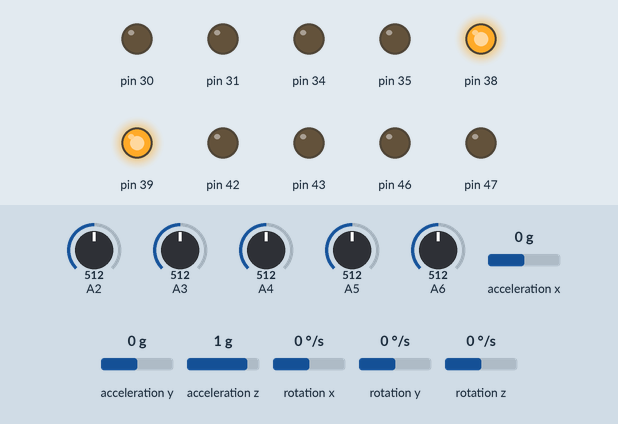
A sketch run on a simulated Arduino Mega 2560, built with avr-gcc and run on an emulated ATmega2560. Shown: output pins drawn as LEDs (lit = HIGH). The inputs (shaded band) are chosen by the test bench; at power-on: A2 = 512, A3 = 512, A4 = 512, A5 = 512, A6 = 512, acceleration x 0 g, acceleration y 0 g, acceleration z 1 g, rotation x 0 °/s, rotation y 0 °/s, rotation z 0 °/s. What the sketch prints to the serial monitor is not drawn.

Above: at 3.66 s.
At 3.94 s:
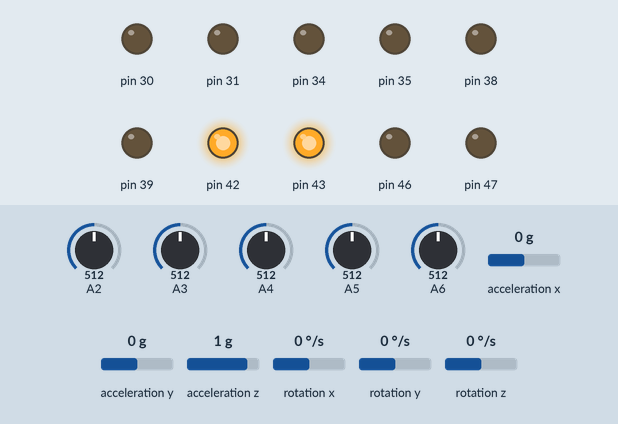
At 4.5 s:
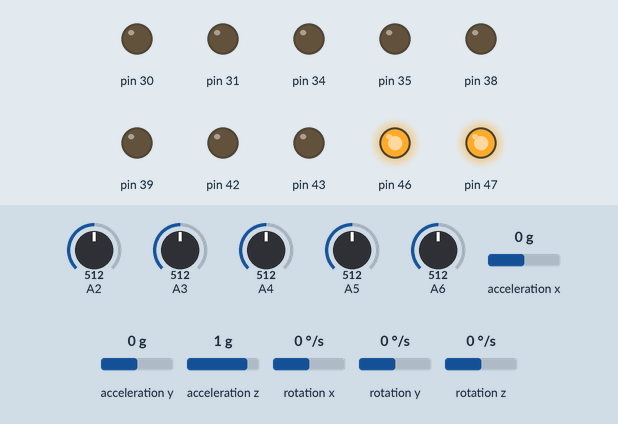
At 4.9 s:
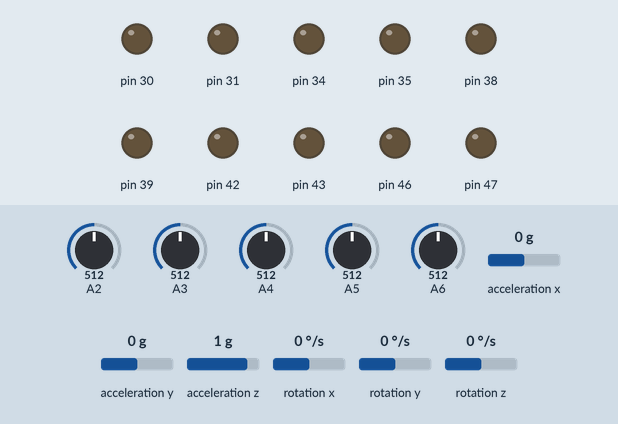
At 6.17 s:
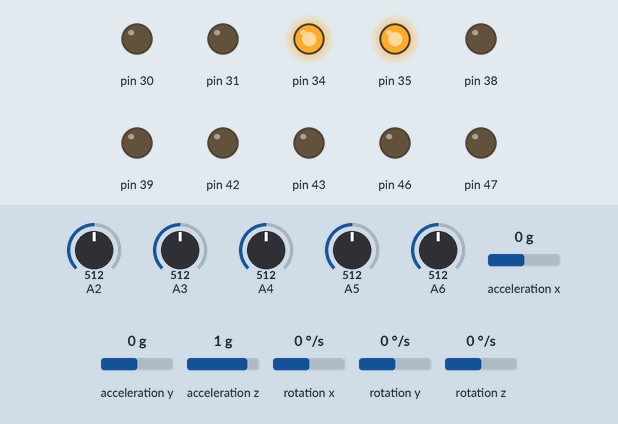
At 7.27 s:
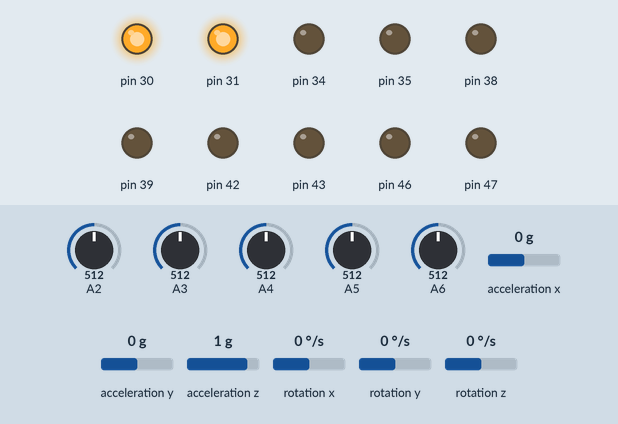
Timing chart, 0 to 7.7 s (numbered marks = the images above):
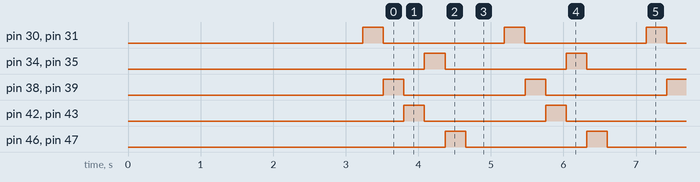

Measured:
- by itself, pin 30, pin 31, pin 34, pin 35, pin 38, pin 39, pin 42, pin 43, pin 46, pin 47: alternates HIGH for 0.28 s and LOW for 1.7 s
- by itself, everything shown: repeats every 2.0 s, in 6 steps

The sketch:

sensorDebug.ino
```cpp
#include <MPU6050_tockn.h>
#include <Wire.h>

MPU6050 mpu6050(Wire); //address 0X68 I believe

float p0,p1,p2,p3,p4,p5;

void setup() {
  Serial.begin(9600);
  Wire.begin();
  Serial.println("= Sensor Debug =");
  delay(100);
  mpu6050.begin();
  mpu6050.calcGyroOffsets(false);
  Serial.println("= Good Luck!!! =");
  delay(100);
  pinMode(30,OUTPUT);pinMode(31,OUTPUT);
  pinMode(34,OUTPUT);pinMode(35,OUTPUT);
  pinMode(38,OUTPUT);pinMode(39,OUTPUT);
  pinMode(42,OUTPUT);pinMode(43,OUTPUT);
  pinMode(46,OUTPUT);pinMode(47,OUTPUT);
}

void loop() {
  Serial.println("=====================");
  mpu6050.update();
  Serial.print("  rotate: ");
  p0=shoulderRotPercent();
  Serial.print("  extend: ");
  p1=shoulderExtPercent();
  Serial.print("  elbow:  ");
  p2=elbowPercent();
  Serial.print("  wrist:  ");
  p3=wristPercent();
  Serial.print("  twist:  ");
  p4=twistPercent();
  Serial.print("  hand:   ");
  p5=gripPercent();
  Serial.print("=====================");
  delay(500);
}
```

sensorFunctions.ino
```cpp
 // This function reads the sensor a number of times and
// takes the average of those. Then it returns the average.
int bendread(int outpin, int adc){
  static const int avg = 25;
  int data;
  digitalWrite(outpin,HIGH);
  digitalWrite(outpin+1,HIGH);
  delay(30);
  data = 0;
  for(int i=0;i<avg;i++){
    delay(10);
    data = data + analogRead(adc);
  }
  data = data/avg;
//  Serial.print("\t");Serial.println(data);
  digitalWrite(outpin,LOW);
  digitalWrite(outpin+1,LOW);
  //if (data > datamax) datamax = data;
  return data;
}

float accread(char axis){
  delay(10);
  static const int avg = 3;
  float ang = 0,dat = 0;
        //Serial.println("before for:");
  for(int i=0;i<avg;i++){
    mpu6050.update();
    switch(axis){
      case 'x':
        dat = mpu6050.getAccX();
        ang = constrain(dat,-1,1) + ang + 1;
        break;
      case 'y':
        dat = mpu6050.getAccY();
        ang = constrain(dat,-1,1) + ang + 1;
        break;
      default:
        Serial.println("Error running accread:");
        break;
    }
  }
        //Serial.println("after for:");
  ang = ang / avg;
  Serial.print("\t"); Serial.print(ang);Serial.print("/2.00 ");Serial.println(axis);
  return ang;
}


float gripPercent(){
  static int sensor_max5 = 0;
  int sdata;
  sdata = bendread(46,A6);
  sensor_max5 = max(sdata, sensor_max5);
  Serial.print("\t");Serial.print(sdata);Serial.print("/");Serial.println(sensor_max5);
  return (1-float(sdata)/float(sensor_max5))*100;
//return -1;
}

float twistPercent(){
  static int sensor_max4 = 0;
  int sdata;
  sdata = bendread(34,A3);
  sensor_max4 = max(sdata, sensor_max4);
  Serial.print("\t");Serial.print(sdata);Serial.print("/");Serial.println(sensor_max4);
  return float(sdata)/float(sensor_max4)*100;
//  return float(analogRead(A4)) / 1023 * 100;
//return -1;
}

float wristPercent(){
  static int sensor_max3 = 0;
  int sdataT, sdataB;
  sdataB = bendread(38,A4);
  sdataT = bendread(42,A5);
  sensor_max3 = max(sdataB, sensor_max3);
  Serial.print("\t");Serial.print(sdataB);Serial.print("/");Serial.println(sensor_max3);
  return float(sdataB)/float(sensor_max3)*100;
//  return float(analogRead(A3)) / 1023 * 100;
//return -1;
}

float elbowPercent(){
  static int sensor_max2 = 0;
  int sdata;
  sdata = bendread(30,A2);
  sensor_max2 = max(sdata, sensor_max2);
  Serial.print("\t");Serial.print(sdata);Serial.print("/");Serial.println(sensor_max2);
  return float(sdata)/float(sensor_max2)*100;
//  return float(analogRead(A2)) / 1023 * 100;
//return -1;
}

float shoulderExtPercent(){
//return float(analogRead(A1)) / 1023 * 100;
char ax = 'x';
float ang = accread(ax);
//Serial.println(ang);
return (1-ang/2)*100;
//return -1;
}

float shoulderRotPercent(){
//return float(analogRead(A0)) / 1023 * 100;
char ax = 'y';
float ang = accread(ax);
return ( ang/2)*100;
//return -1;
}
```
